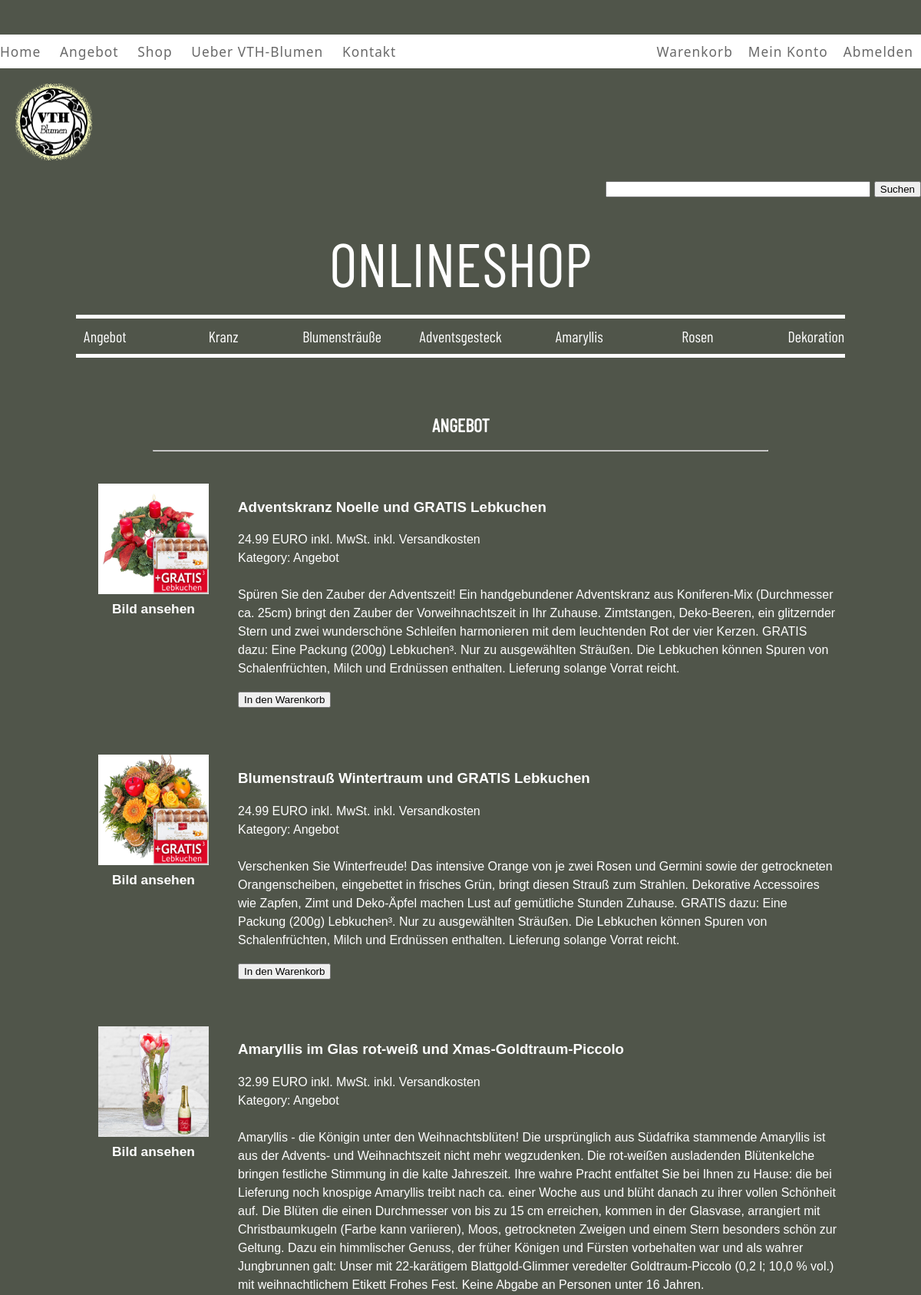
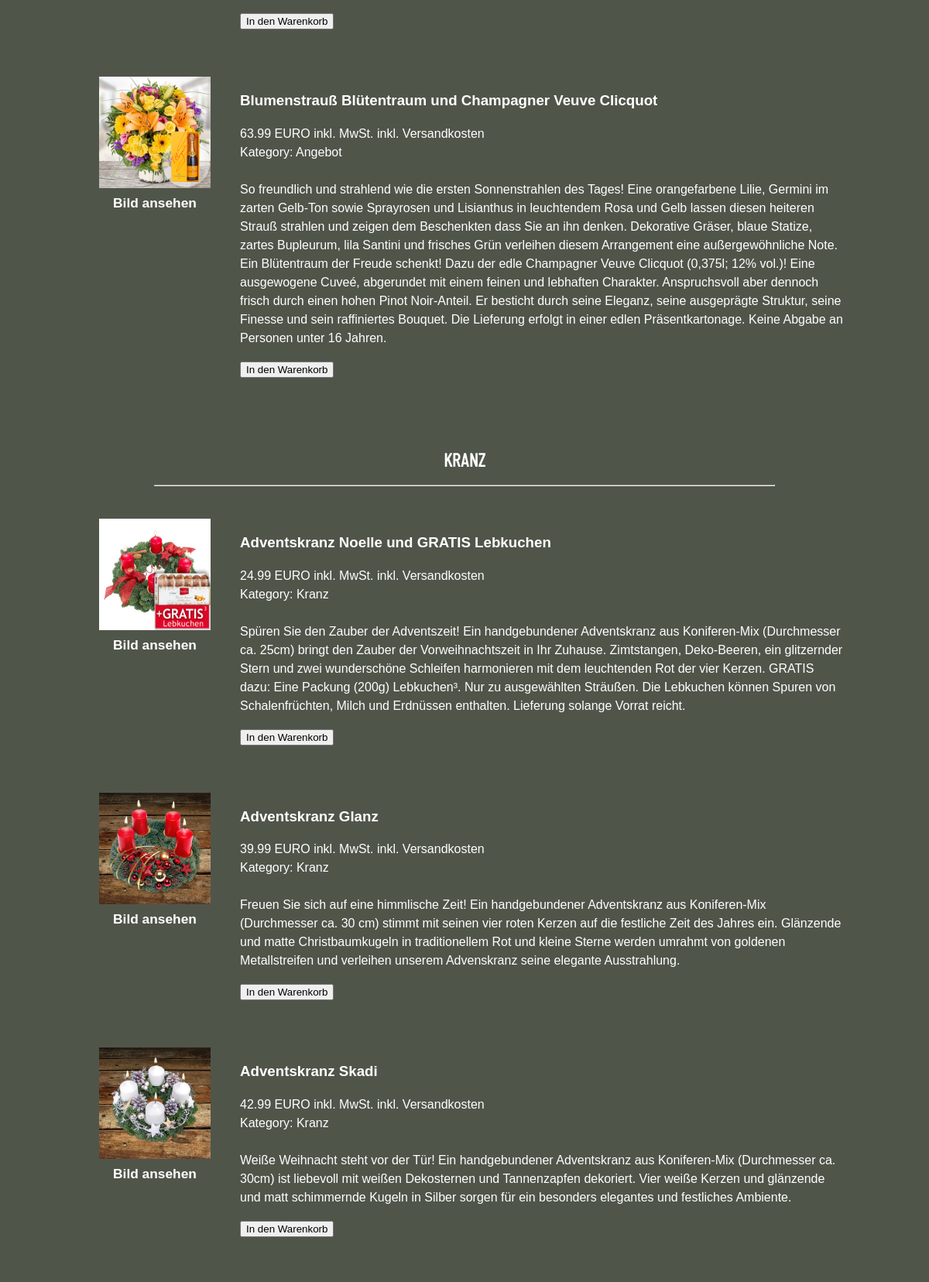
The page /shop2.php (signed in, upper part) on the database its author committed (2 pictures, top to bottom).
### tables this page shows
CREATE TABLE `products` (
  `id` int(11) NOT NULL,
  `product_name` varchar(255) NOT NULL,
  `price` decimal(10,2) NOT NULL,
  `category` enum('Angebot','Kranz','Blumenstraeusse','Adventsgesteck','Amaryllis','Rosen','Dekoration') NOT NULL,
  `detail` mediumtext NOT NULL,
  `date_added` date NOT NULL
);

### shop2.php (the view, shortened to what this page needs)
<?php
	include 'storescripts/db_connection.php';
	$dynamicList1="";
	$dynamicList2="";
	$sql1 = mysqli_query($conn, "SELECT * FROM products WHERE category='Angebot' ORDER BY date_added DESC");
	$sql2 = mysqli_query($conn, "SELECT * FROM products WHERE category='Kranz' ORDER BY date_added DESC");
	$productCount1 = mysqli_num_rows($sql1);
	if($productCount1 > 0) {
		while ($row1 = mysqli_fetch_array($sql1)) {
			$id1 = $row1["id"];
			$product_name1 = $row1["product_name"];
			$price1 = $row1["price"];
			$category1 = $row1["category"];
			$detail1 = $row1["detail"];
			$dynamicList1=''.$dynamicList1.'
			<table width="100%" border="0" cellspacing="0" cellpadding="10">
				<tr>
				<td width="20%" valign="top" align="center">
			    	<img src="inventory_images/'.$id1.'.jpg" width="80%" height="80%" alt="'.$product_name1.'" /><br />
			    	<a href="inventory_images/'.$id1.'.jpg" style="text-decoration: none; color: white;"><b>Bild ansehen</b></a>
			    </td>
			    <td width="80%" valign="top" align="left">
			   		<h3>'.$product_name1.'</h3>
			    	<p>
			    		'.$price1.' EURO inkl. MwSt. inkl. Versandkosten<br>
			    		Kategory: '.$category1.' <br><br>
			    		'.$detail1.'
			    	</p>
			    	<p>
				    	<form id="form1" name="form1" method="post" action="cart.php">
		        			<input type="hidden" name="pid" id="pid" value="'.$id1.'" />
		        			<input type="submit" name="button" id="button" value="In den Warenkorb" />
	      				</form>
      				</p>
			    </td>
				</tr>
			</table><br>';
		}
	} else {
		$dynamicList1 = "Wir haben noch keine Produkte in unserem Shop.";
	}
	$productCount2 = mysqli_num_rows($sql2);
	if($productCount2 > 0) {
		while ($row2 = mysqli_fetch_array($sql2)) {
			$id2 = $row2["id"];
			$product_name2 = $row2["product_name"];
			$price2 = $row2["price"];
			$category2 = $row2["category"];
			$detail2 = $row2["detail"];
			$dynamicList2=''.$dynamicList2.'
			<table width="100%" border="0" cellspacing="0" cellpadding="10">
				<tr>
				<td width="20%" valign="top" align="center">
			    	<img src="inventory_images/'.$id2.'.jpg" width="80%" height="80%" alt="'.$product_name2.'" /><br />
			    	<a href="inventory_images/'.$id2.'.jpg" style="text-decoration: none; color: white;"><b>Bild ansehen</b></a>
			    </td>
			    <td width="80%" valign="top" align="left">
			   		<h3>'.$product_name2.'</h3>
			    	<p>
			    		'.$price2.' EURO inkl. MwSt. inkl. Versandkosten<br>
			    		Kategory: '.$category2.' <br><br>
			    		'.$detail2.'
			    	</p>
			    	<p>
				    	<form id="form1" name="form1" method="post" action="cart.php">
		        			<input type="hidden" name="pid" id="pid" value="'.$id2.'" />
		        			<input type="submit" name="button" id="button" value="In den Warenkorb" />
	      				</form>
      				</p>
			    </td>
				</tr>
			</table><br>';
		}
	} else {
		$dynamicList2 = "Wir haben noch keine Produkte in unserem Shop.";
	}
?>
<!DOCTYPE html>
<html lang="de">
<head>
	<link rel="stylesheet" type="text/css" href="style/shop.css" media="screen" />
</head>
<body>
	<?php include_once 'template_header2.php';?><br><br><br><br><br>
	<div id="searchBtn" style="float: right;">
		<form action="search2.php" method="GET">
	    	<input type="text" name="query" size="40" />
	    	<input type="submit" value="Suchen" />
		</form>
	</div><br><br>
	<div id="slogan">ONLINESHOP</div>
	<hr color= "white" size=5px width=1000px align="center">
	<div id="onlineshop">
		<a class="onlineshop" href="#angebot">Angebot</a>
		<a class="onlineshop" href="#kranz">Kranz</a>
		<a class="onlineshop" href="#blumenstraeusse">Blumenstr&auml;u&szlig;e</a>
		<a class="onlineshop" href="#adventsgesteck">Adventsgesteck</a>
		<a class="onlineshop" href="#amaryllis">Amaryllis</a>
		<a class="onlineshop" href="#rosen">Rosen</a>
		<a class="onlineshop" href="#dekoration">Dekoration</a>
	</div>
	<hr color= "white" size=5px width=1000px align="center"><br><br>
	<div id="content">
		<section id="angebot"><h1>ANGEBOT</h1><hr width=800px><br><?php echo $dynamicList1; ?><br></section>
		<section id="kranz"><h1>KRANZ</h1><hr width=800px><br><?php echo $dynamicList2; ?><br></section>
	</div>
</body>
</html>

### style/shop.css (style rules this page uses)
body { margin: 0; background-color: #50554a; text-align: center; }
body,td,th { font-family: Futura, Century Gothic, AppleGothic, sans-serif; color: white; line-height: 1.5em; }
a { font-size: 13pt; }
#slogan { font-size: 80px; line-height: 1.5em; font-family: 'Barlow Condensed', sans-serif; }
a.onlineshop { font-size: 20px; line-height: 1.5em; font-family: 'Barlow Condensed', sans-serif; text-decoration: none; color: white; display: inline-block; width: 150px; }
#content { width: 1000px; position: relative; left: 0; right: 0; margin: auto; font-family: 'Barlow Condensed', sans-serif; }

### rows shown on the page
products: product_name "Adventskranz Noelle und GRATIS Lebkuchen", price "24.99", category "Angebot", detail "Spüren Sie den Zauber der Adventszeit! Ein handgebundener Adventskranz aus Koniferen-Mix (Durchmesser ca. 25cm) bringt den Zauber der Vorweihnachtszeit in Ihr Zuhause. Zimtstangen, Deko-Beeren, ein glitzernder Stern und zwei wunderschöne Schleifen harmonieren mit dem leuchtenden Rot der vier Kerzen. GRATIS dazu: Eine Packung (200g) Lebkuchen³. Nur zu ausgewählten Sträußen. Die Lebkuchen können Spuren von Schalenfrüchten, Milch und Erdnüssen enthalten. Lieferung solange Vorrat reicht."
products: product_name "Blumenstrauß Wintertraum und GRATIS Lebkuchen", price "24.99", category "Angebot", detail "Verschenken Sie Winterfreude! Das intensive Orange von je zwei Rosen und Germini sowie der getrockneten Orangenscheiben, eingebettet in frisches Grün, bringt diesen Strauß zum Strahlen. Dekorative Accessoires wie Zapfen, Zimt und Deko-Äpfel machen Lust auf gemütliche Stunden Zuhause. GRATIS dazu: Eine Packung (200g) Lebkuchen³. Nur zu ausgewählten Sträußen. Die Lebkuchen können Spuren von Schalenfrüchten, Milch und Erdnüssen enthalten. Lieferung solange Vorrat reicht."
products: product_name "Amaryllis im Glas rot-weiß und Xmas-Goldtraum-Piccolo", price "32.99", category "Angebot", detail "Amaryllis - die Königin unter den Weihnachtsblüten! Die ursprünglich aus Südafrika stammende Amaryllis ist aus der Advents- und Weihnachtszeit nicht mehr wegzudenken. Die rot-weißen ausladenden Blütenkelche bringen festliche Stimmung in die kalte Jahreszeit. Ihre wahre Pracht entfaltet Sie bei Ihnen zu Hause: die bei Lieferung noch knospige Amaryllis treibt nach ca. einer Woche aus und blüht danach zu ihrer vollen Schönheit auf. Die Blüten die einen Durchmesser von bis zu 15 cm erreichen, kommen in der Glasvase, arrangiert mit Christbaumkugeln (Farbe kann variieren), Moos, getrockneten Zweigen und einem Stern besonders schön zur Geltung. Dazu ein himmlischer Genuss, der früher Königen und…"
products: product_name "Blumenstrauß Blütentraum und Champagner Veuve Clicquot", price "63.99", category "Angebot", detail "So freundlich und strahlend wie die ersten Sonnenstrahlen des Tages! Eine orangefarbene Lilie, Germini im zarten Gelb-Ton sowie Sprayrosen und Lisianthus in leuchtendem Rosa und Gelb lassen diesen heiteren Strauß strahlen und zeigen dem Beschenkten dass Sie an ihn denken. Dekorative Gräser, blaue Statize, zartes Bupleurum, lila Santini und frisches Grün verleihen diesem Arrangement eine außergewöhnliche Note. Ein Blütentraum der Freude schenkt! Dazu der edle Champagner Veuve Clicquot (0,375l; 12% vol.)! Eine ausgewogene Cuveé, abgerundet mit einem feinen und lebhaften Charakter. Anspruchsvoll aber dennoch frisch durch einen hohen Pinot Noir-Anteil. Er besticht durch seine Eleganz, seine…"
products: product_name "Adventskranz Noelle und GRATIS Lebkuchen", price "24.99", category "Kranz", detail "Spüren Sie den Zauber der Adventszeit! Ein handgebundener Adventskranz aus Koniferen-Mix (Durchmesser ca. 25cm) bringt den Zauber der Vorweihnachtszeit in Ihr Zuhause. Zimtstangen, Deko-Beeren, ein glitzernder Stern und zwei wunderschöne Schleifen harmonieren mit dem leuchtenden Rot der vier Kerzen. GRATIS dazu: Eine Packung (200g) Lebkuchen³. Nur zu ausgewählten Sträußen. Die Lebkuchen können Spuren von Schalenfrüchten, Milch und Erdnüssen enthalten. Lieferung solange Vorrat reicht."
products: product_name "Adventskranz Glanz", price "39.99", category "Kranz", detail "Freuen Sie sich auf eine himmlische Zeit! Ein handgebundener Adventskranz aus Koniferen-Mix (Durchmesser ca. 30 cm) stimmt mit seinen vier roten Kerzen auf die festliche Zeit des Jahres ein. Glänzende und matte Christbaumkugeln in traditionellem Rot und kleine Sterne werden umrahmt von goldenen Metallstreifen und verleihen unserem Advenskranz seine elegante Ausstrahlung."
products: product_name "Adventskranz Skadi", price "42.99", category "Kranz", detail "Weiße Weihnacht steht vor der Tür! Ein handgebundener Adventskranz aus Koniferen-Mix (Durchmesser ca. 30cm) ist liebevoll mit weißen Dekosternen und Tannenzapfen dekoriert. Vier weiße Kerzen und glänzende und matt schimmernde Kugeln in Silber sorgen für ein besonders elegantes und festliches Ambiente."
